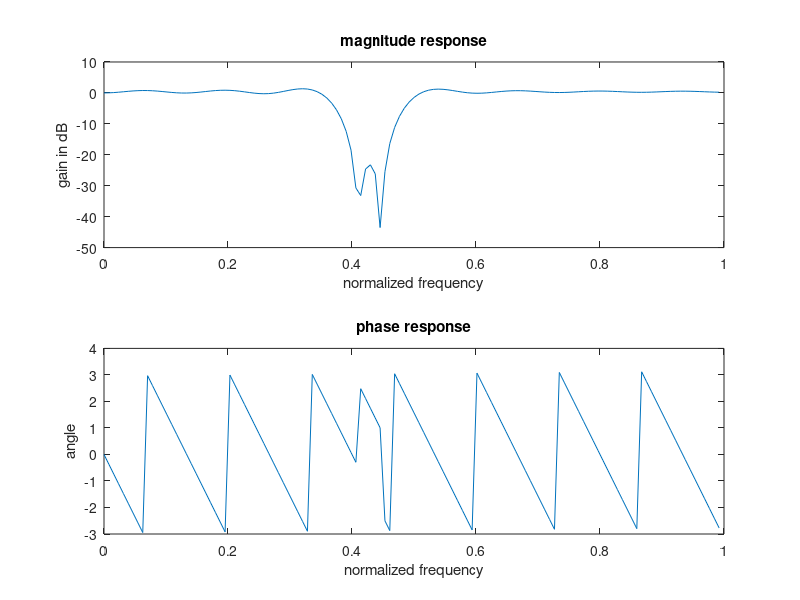

MATLAB code to generate this figure:
clc;clear all;close all;
n=30
window=kaiser(n+1,0.5)
b=fir1(n,[.38 .48],'stop',window)
[H W]=freqz(b,1,128)
subplot(2,1,1)
plot(W/pi,10*log(abs(H)))
title('magnitude response')
ylabel('gain in dB')
xlabel('normalized frequency')
subplot(2,1,2)
plot(W/pi,angle(H))
title('phase response')
ylabel('angle')
xlabel('normalized frequency')